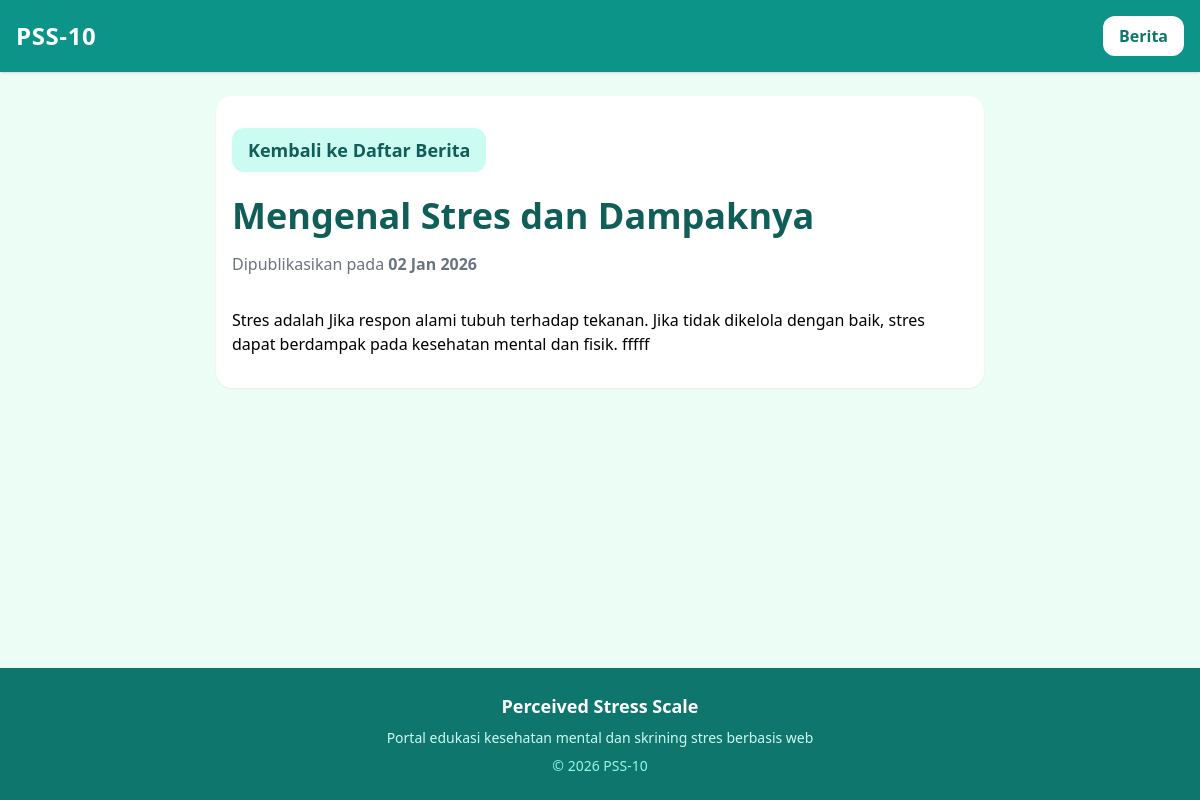
/news/detail.php?slug=mengenal-stres-dan-dampaknya, run on the app's committed database.
### tables this page shows
CREATE TABLE `news` (
  `id_news` int NOT NULL,
  `judul` varchar(200) NOT NULL,
  `slug` varchar(200) NOT NULL,
  `isi` text NOT NULL,
  `created_at` timestamp NULL DEFAULT CURRENT_TIMESTAMP
);

### helpers/escape_helper.php (called while the page is built)
<?php
function e($string) {
    return htmlspecialchars($string, ENT_QUOTES, 'UTF-8');
}
 ?>

### news/detail.php (the view, shortened to what this page needs)
<?php
require '../config/database.php';
$slug = $_GET['slug'];
$stmt = $pdo->prepare("SELECT * FROM news WHERE slug = ?");
$stmt->execute([$slug]);
$data = $stmt->fetch();
?>
 <!DOCTYPE html>
<html lang="id">
<head>
  <script src="https://cdn.tailwindcss.com"></script>
</head>
<body class="bg-emerald-50 min-h-screen flex flex-col">
<header class="sticky top-0 z-50 bg-teal-600 shadow">
  <div class="max-w-7xl mx-auto px-4 py-4 flex justify-between items-center">
    <div class="text-white font-bold text-2xl tracking-wide">
      PSS-10
    </div>
    <a href="index.php"
       class="bg-white text-teal-700 px-4 py-2 rounded-xl
              font-semibold hover:bg-teal-100 transition">
      Berita
    </a>
  </div>
</header>
<br>
<main class="flex-grow">
  <article class="max-w-3xl mx-auto px-4 py-8 bg-white
                  rounded-2xl shadow-sm">
    <div class="mb-6">
      <a href="index.php"
         class="inline-flex items-center gap-2
                bg-teal-100 text-teal-800
                px-4 py-2 rounded-xl text-lg font-semibold
                hover:bg-teal-200 transition">
       Kembali ke Daftar Berita
      </a>
    </div>
    <h1 class="text-3xl md:text-4xl font-bold text-teal-800 leading-snug mb-4">
      <?= e($data['judul']) ?>
    </h1>
    <div class="text-gray-500 text-base mb-8">
      Dipublikasikan pada
      <span class="font-semibold">
        <?= date('d M Y', strtotime($data['created_at'])) ?>
      </span>
    </div>
    <div class="prose prose-teal max-w-none">
      <?= $data['isi'] ?>
    </div>
  </article>
</main>
<footer class="bg-teal-700 text-white mt-12">
  <div class="max-w-7xl mx-auto px-4 py-6 text-center space-y-2">
    <p class="text-lg font-semibold">
     Perceived Stress Scale
    </p>
    <p class="text-sm text-teal-100">
      Portal edukasi kesehatan mental dan skrining stres berbasis web
    </p>
    <p class="text-sm text-teal-200">
      © <?= date('Y') ?> PSS-10
    </p>
  </div>
</footer>
</body>
</html>

### data on the page
news: judul "Mengenal Stres dan Dampaknya", created_at "02 Jan 2026", isi "Stres adalah Jika respon alami tubuh terhadap tekanan. Jika tidak dikelola dengan baik, stres dapat berdampak pada kesehatan mental dan fisik. fffff"
